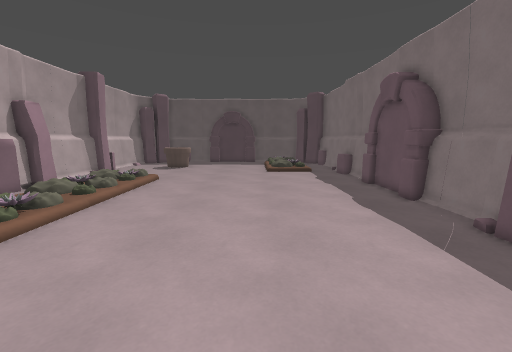
[1] (above)

16 first-person views from a walk through a level from a Godot 3-D game. The camera is 1.4 m above the floor, tilts 8° down and sees 90° across. The floor is counted in squares, 0.5 m on a side. Each view is taken from the middle of a square. On the plan, view 1 faces up. The plan holds only what a view shows up to about 19 squares ahead; the rest is blank. Characters and animated objects are not drawn. Surface patterns are stand-ins for the level's own textures.

[2]
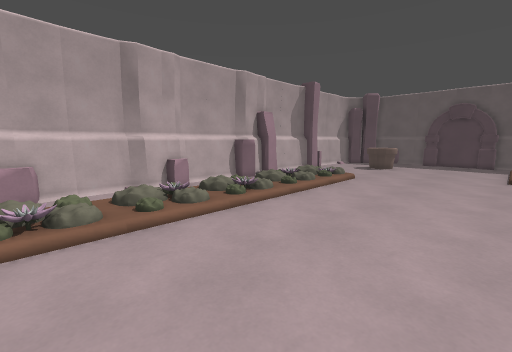

[3]
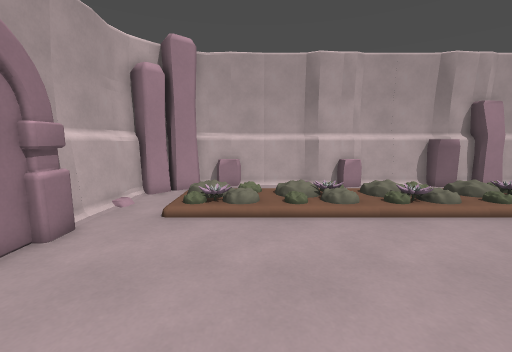

[4]
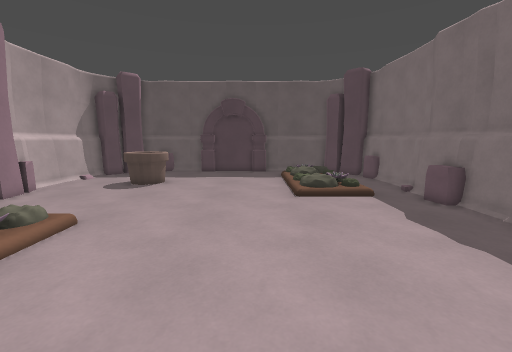

[5]
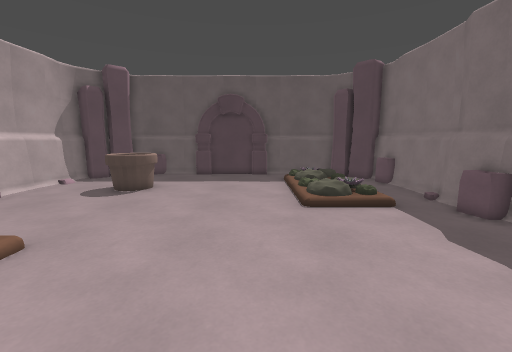

[6]
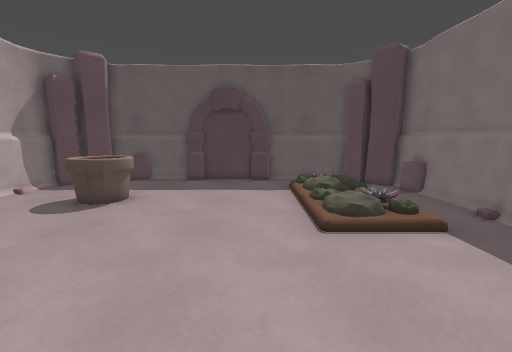

[7]
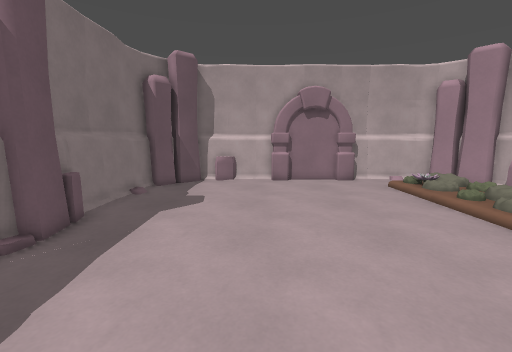

[8]
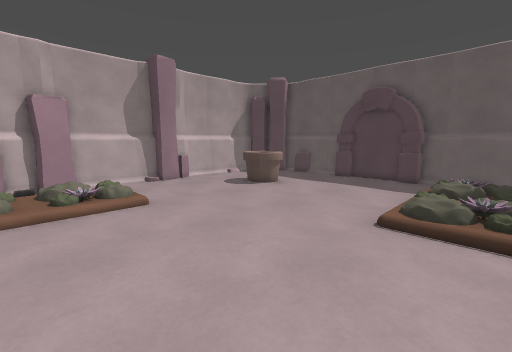

[9]
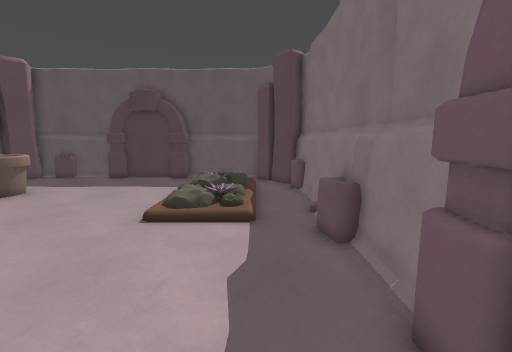

[10]
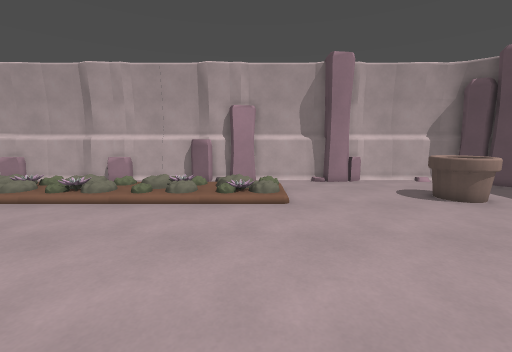

[11]
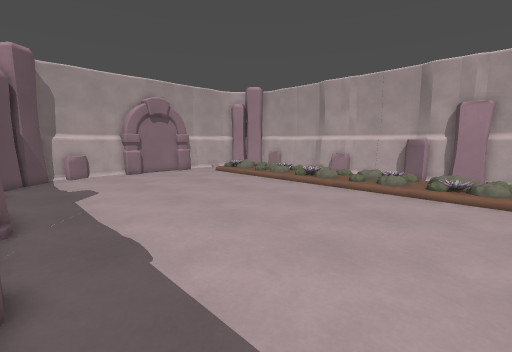

[12]
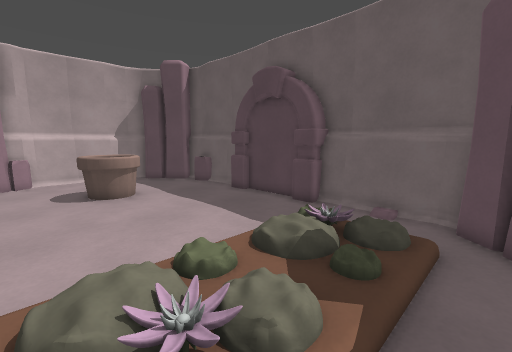

[13]
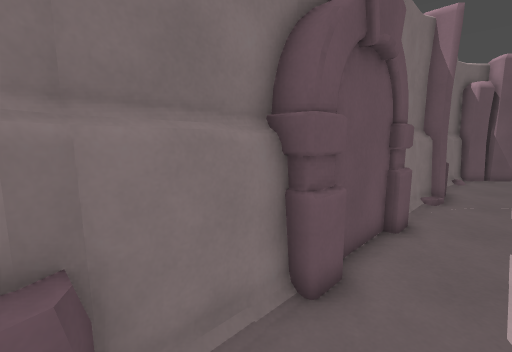

[14]
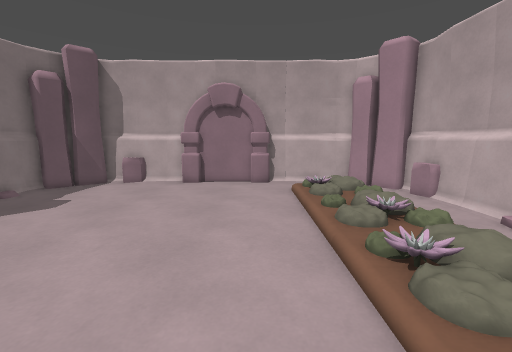

[15]
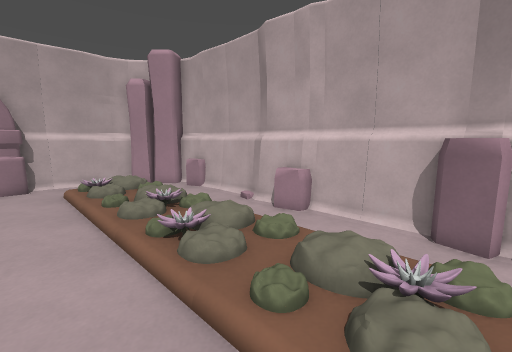

[16]
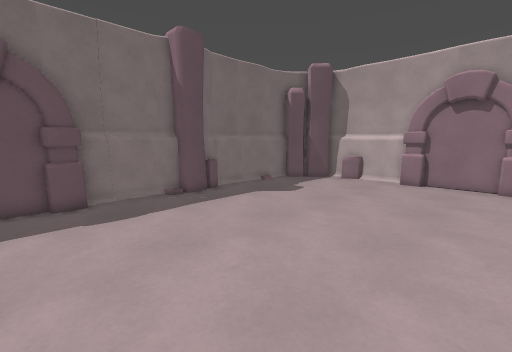

### Floor plan
Key: @ floor where view 1 was taken; # wall or solid block; . main floor; : floor 0.25 m higher than the main floor; + floor 0.5 m higher than the main floor; / step, stairs or slope; = window, fence, low wall or low ledge; F flower; P pot.
Columns run from 14 left of view 1 to 8 right of it. Each row starts with its distance up from view 1.
 33    #################
 32  ###...............##
 31  ##.............  ..###
 30  #............./FF:..##
 29 # ............./FF:..=#
 28 #....PPP......./++:..=#
 27 #...   P.......//::...#
 26 #....P P......./:::...#
 25 #..............//FF...#
 24 #=............./+FF...#
 23 ##.............//::..=#
 22 ##............./.....=#
 21 #....................=#
 20 #.....................#
 19 #.....................#
 18 #   :::...............#
 17 ##  /FF..............##
 16 ##  +FF..............##
 15  #  /::..............#
 14 ##. :F:..............#
 13 ##./FF:..............##
 12 #.. ++:..............##
 11 #.. /::...............#
 10 #../:::...............#
  9 #.. /:F...............#
  8 #=./+FF...............#
  7 #=.//::..............##
  6 #=. :F:..............##
  5 #.. FF:..............=#
  4 #.. ++:...............#
  3 #..//::...............#
  2 #.. :::...............#
  1 #=. /:F...............#
  0 #=  +FF.......@...... #
 -1 ##. /::..............#
 -2 ###/................##
 -3  ###...............###
 -4   ##################

Where each view was taken, in squares from view 1:
view 1: 0 up, 0 right, facing up
view 2: 0 up, 1 right, facing up-left
view 3: 2 up, 2 right, facing left
view 4: 10 up, 1 left, facing up
view 5: 12 up, 1 left, facing up
view 6: 15 up, 1 left, facing up
view 7: 14 up, 1 right, facing down
view 8: 14 up, 4 right, facing up-left
view 9: 14 up, 5 right, facing up
view 10: 17 up, 4 right, facing left
view 11: 18 up, 7 right, facing down-left
view 12: 23 up, 6 right, facing up-left
view 13: 21 up, 5 right, facing down-right
view 14: 13 up, 5 left, facing down
view 15: 14 up, 5 left, facing down-left
view 16: 14 up, 5 left, facing down-right
